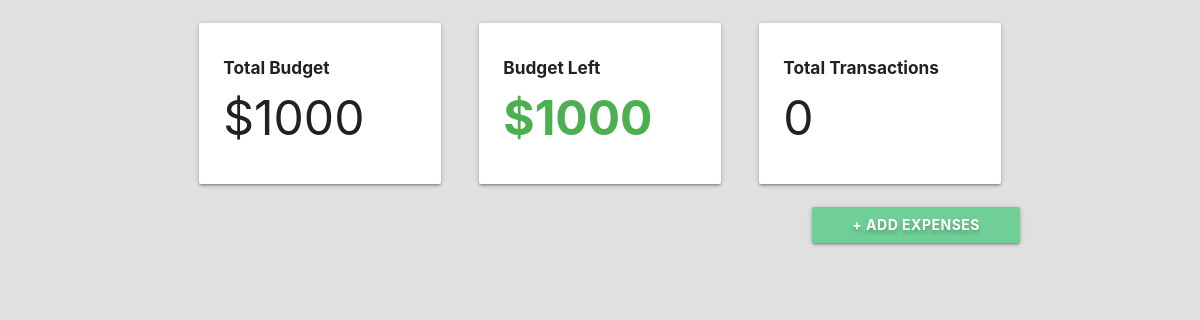
The page /project-1 on the database as committed earlier.
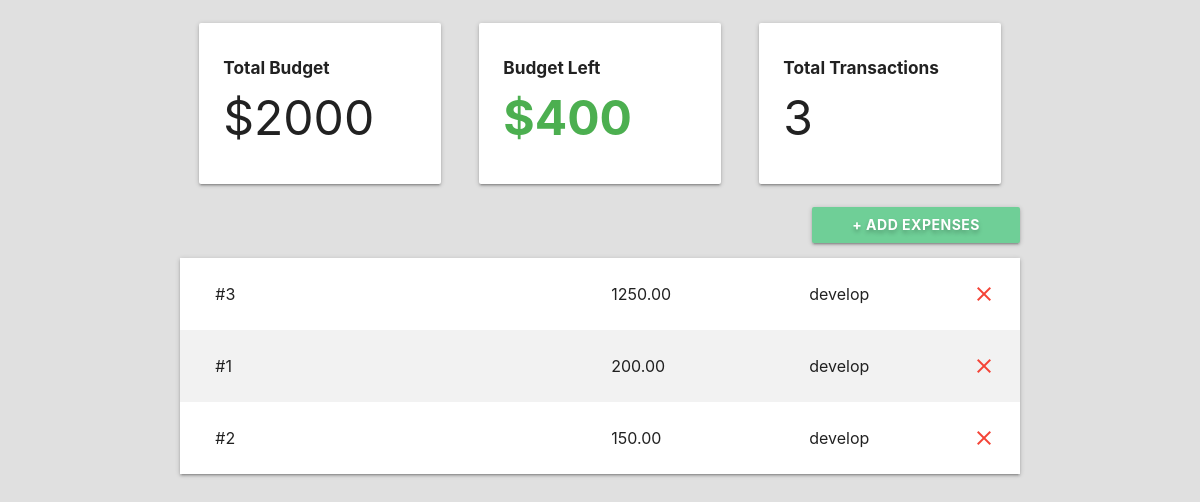
The same page on the database as committed later.
### budget/models.py (models this page shows, shortened)
class Project(models.Model):
    name = models.CharField(max_length=100)
    slug = models.SlugField(max_length=100, unique=True, blank=True)
    budget = models.IntegerField()
    @property
    def budget_left(self):
        expense_list = Expense.objects.filter(project=self)
        total_amount = 0
        for expense in expense_list:
            total_amount += expense.amount
        return int(self.budget - total_amount)
    @property
    def total_transactions(self):
        expense_list = Expense.objects.filter(project=self)
        return expense_list.count()

class Expense(models.Model):
    project = models.ForeignKey(Project, on_delete=models.CASCADE, related_name="expenses")
    title = models.CharField(max_length=100)
    amount = models.DecimalField(max_digits=8, decimal_places=2)
    category = models.ForeignKey(Category, on_delete=models.CASCADE)
    class Meta:
        ordering = ('-amount',)

class Category(models.Model):
    project = models.ForeignKey(Project, on_delete=models.CASCADE)
    name = models.CharField(max_length=50)

### budget/views.py (the view, shortened to what this page needs)
# urls.py: path('<slug:project_slug>', views.project_detail, name= "detail")
def project_detail(request, project_slug):
    project = get_object_or_404(Project, slug=project_slug)
    if request.method == "GET":
        categories_list = Category.objects.filter(project=project)
        return render(request, 'budget/project-detail.html', {'project':project, 'expense_list': project.expenses.all(), 'categories_list': categories_list})
    return HttpResponseRedirect(project_slug)

### budget/templates/budget/project-detail.html (shortened to what this page needs)
{% extends 'budget/base.html' %} {% block content %}
<div class="container">
  <section class="section section-stats">
    <div class="row">
      <div class="col s12 m12 l4">
        <div class="card-panel">
          <h6 class="bold">Total Budget</h6>
          <h1>${{project.budget}}</h1>
        </div>
      </div>
      <div class="col s12 m12 l4">
        <div class="card-panel">
          <h6 class="bold">Budget Left</h6>
          {% if project.budget_left > 0 %}
          <h1 class="bold green-text">${{ project.budget_left }}</h1>
          {% elif project.budget_left == 0 %}
          <h1 class="bold orange-text">${{ project.budget_left }}</h1>
          {% else %}
          <h1 class="bold red-text">${{ project.budget_left }}</h1>
          {% endif %}
        </div>
      </div>
      <div class="col s12 m12 l4">
        <div class="card-panel">
          <h6 class="bold">Total Transactions</h6>
          <h1>{{ project.total_transactions }}</h1>
        </div>
      </div>
    </div>
  </section>
  <section class="section-expenses">
    <div class="row">
      <button class="btn waves-effect right modal-trigger" href="#expenseModal">
        + Add Expenses
      </button>
    </div>
    <ul class="z-depth-1">
      {% for expense in expense_list%}
      <li>
        <div class="card-panel z-depth-0 expense">
          <div class="row">
            <div class="col l6">
              <span class="title">{{ expense.title }}</span>
            </div>
            <div class="col l3">
              <span class="title">{{ expense.amount }}</span>
            </div>
            <div class="col l">
              <span class="title">{{ expense.category.name }}</span>
            </div>
            <a
              class="close-icon"
              onclick="deleteExpense(this)"
              data-id="{{ expense.id }}"
            >
              <i class="material-icons red-text right">close</i>
            </a>
          </div>
        </div>
      </li>
      {% endfor %}
    </ul>
  </section>
</div>
{% endblock content %}

### budget/templates/budget/base.html (shortened to what this page needs)
{% load static %}
<!DOCTYPE html>
<html lang="en">
  <head>
    <link rel="stylesheet" href="{% static 'css/style.css' %}" />
    <link
      rel="stylesheet"
      href="https://cdnjs.cloudflare.com/ajax/libs/materialize/1.0.0/css/materialize.min.css"
    />
  </head>
  <body>
    {% block content %} {% endblock %}
  </body>
</html>

### budget/static/css/style.css (style rules this page uses)
html { font-family: "Poppins", sans-serif; background: #e0e0e0; }
.bold { font-weight: bold; }
.row { margin: 0 !important; }
.section-stats .card-panel { margin: 8px; }
.section-stats h1 { font-size: 4vw; margin: 15px 0px; }
.section-expenses button { padding: 0px 40px; font-weight: bold; text-shadow: 0px 3px 4px rgba(0, 0, 0, 0.25); background: #6fcf97; }
.section-expenses .expense { font-size: 16px; border-radius: 0; margin: 0; }
.section-expenses li:nth-child(even) .expense { background-color: #f2f2f2; }

Rows that differ between the two databases and show on the page:
removed Project: budget "1000", budget_left "1000", total_transactions "0"
added Project: budget "2000", budget_left "400", total_transactions "3"
added Expense: title "#3", amount "1250.00", category.name "develop"
added Expense: title "#1", amount "200.00", category.name "develop"
added Expense: title "#2", amount "150.00", category.name "develop"
